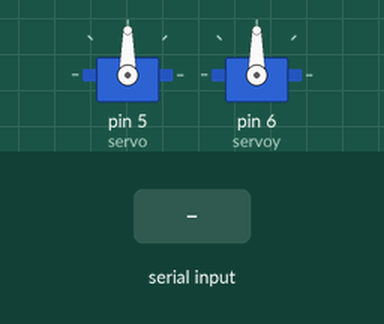
A sketch run on a simulated Arduino Uno, built with avr-gcc and run on an emulated ATmega328P. Parts: 2 × servo. Inputs (shaded band) come from the test bench.

Above: at 2.7 s.
2.8 s: "r" received over Serial
At 4.0 s:
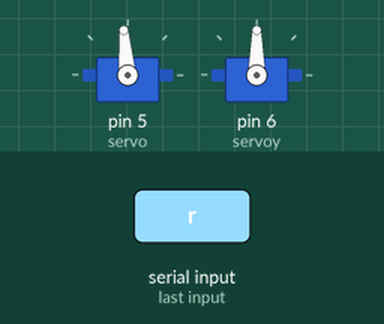
4.3 s: "p" received over Serial
At 5.2 s:
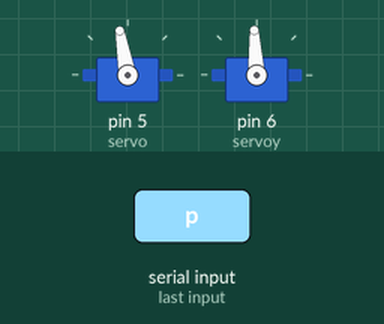
5.8 s: "k" received over Serial
At 6.3 s:
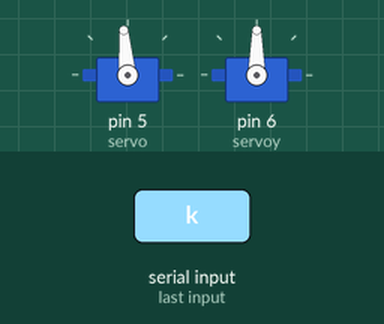
Timing chart, 0 to 8.3 s (numbered marks = the images above; inputs shaded):
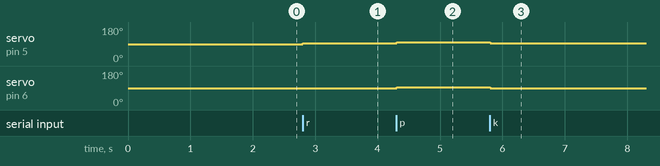

The sketch:

TurretArdCode.ino
```cpp
#include <Servo.h>
int deg=90,val=5,valy=3;
int degy=90;
String x;
Servo servo;
Servo servoy;
void setup() {
 Serial.begin(9600);
 Serial.setTimeout(1);
 servo.attach(5); //D1
 servo.write(90);
 servoy.attach(6);
 servoy.write(90);
 deg=90;
 degy=90;
}
void loop() {

 if (Serial.available()>0){
 x = Serial.readString();
 if(x=="c")
 {
   Serial.print("shoot");
 }
 else if(x=="r")
 {//right
   deg=deg+val;
   if(deg>=180){
     deg=180;
   }
   servo.write(deg);
 }
 else if(x=="l")
 {//left
   deg=deg-val;
   if(deg<=0){
     deg=0;
   }
   servo.write(deg);
 }
 else if (x=="s")
 {
   degy=degy-valy;
   if(degy<=0){
     degy=0;
   }
   servoy.write(degy);
 }
 else if (x=="w")
 {
   degy=degy+valy;
   if(degy>=180){
     degy=180;
   }
   servoy.write(degy);
 }
 else if (x=="p")
 {
   degy=degy+valy;
   deg=deg+val;
   if(degy>=180){
     degy=180;
   }


   if(deg>=180){
     deg=180;
   }
   servoy.write(degy);
   servo.write(deg);
 }
 else if (x=="i")
 {
   degy=degy+valy;
   deg=deg-val;
   if(degy>=180){
     degy=180;
   }


   if(deg<=0){
     deg=0;
   }
   servoy.write(degy);
   servo.write(deg);
 }
 else if (x=="k")
 {
   degy=degy-valy;
   deg=deg-val;
   if(degy<=0){
     degy=0;
   }


   if(deg<=0){
     deg=0;
   }
   servoy.write(degy);
   servo.write(deg);
 }
 else if (x=="j")
 {
   degy=degy-valy;
   deg=deg+val;
   if(degy<=0){
     degy=0;
   }


   if(deg>=180){
     deg=180;
   }
   servoy.write(degy);
   servo.write(deg);
 }
 else if(x=="m")
 {
   servo.write(90);
 }
 }
 }
```

Measured:
- after the input at 2.8 s, servo on pin 5 (servo): 90° → 95° at once
- after the input at 4.3 s, servo on pin 5 (servo): 95° → 100° at once; servo on pin 6 (servoy): 90° → 93° at once
- after the input at 5.8 s, servo on pin 5 (servo): 100° → 95° at once; servo on pin 6 (servoy): 93° → 90° at once
